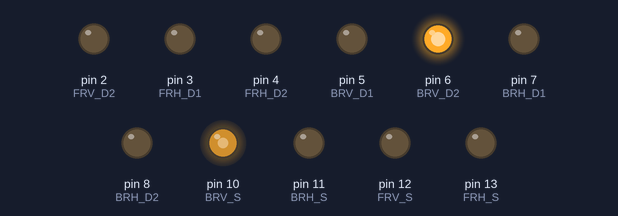
A sketch run on a simulated Arduino Uno, built with avr-gcc and run on an emulated ATmega328P. On the bench: output pins drawn as LEDs (lit = HIGH).

Above: at 0.1 s.
At 0.7 s:
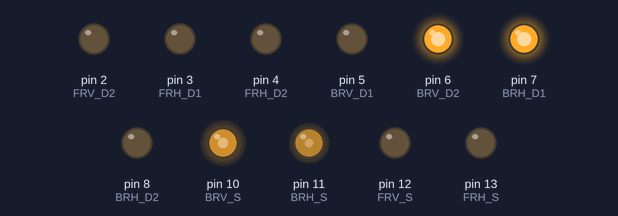
Timing chart, 0 to 2.2 s (numbered marks = the images above):
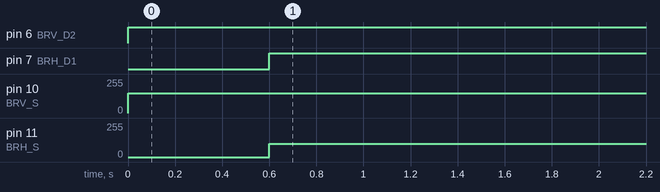

The sketch:

TWO_brv.ino
```cpp
//bACK RIGHT
#define BRV_S 10
#define BRV_D1 5
#define BRV_D2 6

#define BRH_S 11
#define BRH_D1 7
#define BRH_D2 8

#define FRV_S 12
#define FRV_D1 1
#define FRV_D2 2

#define FRH_S 13
#define FRH_D1 3
#define FRH_D2 4

#define FRV_S 10
#define FRV_D1 5
#define FRV_D2 6

#define FRH_S 11
#define FRH_D1 7
#define BRH_D2 8

#define FRV_S 12
#define FRV_D1 1
#define FRV_D2 2

#define FRH_S 13
#define FRH_D1 3
#define FRH_D2 4

int c=0;
void setup() {
  Serial.begin(9600);
  pinMode(BRV_S,OUTPUT);
  pinMode(BRV_D1,OUTPUT);
  pinMode(BRV_D2,OUTPUT);

  pinMode(BRH_S,OUTPUT);
  pinMode(BRH_D1,OUTPUT);
  pinMode(BRH_D2,OUTPUT);

   pinMode(FRV_S,OUTPUT);
  pinMode(FRV_D1,OUTPUT);
  pinMode(FRV_D2,OUTPUT);

   pinMode(FRH_S,OUTPUT);
  pinMode(FRH_D1,OUTPUT);
  pinMode(FRH_D2,OUTPUT);

}

void loop() {

    V1_UP();
    delay(600);
     //V1_DOWN();
   // delay(500);
    H1_FORWARD();
    delay(800);
    //V1_DOWN();
   // delay(600);
   // H1_BACKWARD();
    //delay(800);

}

void V1_UP()
{
  analogWrite(BRV_S,150);
  digitalWrite(BRV_D1,0);
  digitalWrite(BRV_D2,1);
}

void V1_DOWN()
{
  analogWrite(BRV_S,170);
  digitalWrite(BRV_D1,1);
  digitalWrite(BRV_D2,0);
}
void H1_FORWARD()
{
  analogWrite(BRH_S,100);
  digitalWrite(BRH_D1,1);
  digitalWrite(BRH_D2,0);
}
void H1_BACKWARD()
{
  analogWrite(BRH_S,100);
  digitalWrite(BRH_D1,0);
  digitalWrite(BRH_D2,1);
}


void V2_UP()
{
  analogWrite(FRV_S,150);
  digitalWrite(FRV_D1,0);
  digitalWrite(FRV_D2,1);
}

void V2_DOWN()
{
  analogWrite(FRV_S,170);
  digitalWrite(FRV_D1,1);
  digitalWrite(FRV_D2,0);
}
void H2_FORWARD()
{
  analogWrite(FRH_S,100);
  digitalWrite(FRH_D1,1);
  digitalWrite(FRH_D2,0);
}
void H2_BACKWARD()
{
  analogWrite(FRH_S,100);
  digitalWrite(FRH_D1,0);
  digitalWrite(FRH_D2,1);
}
```

Measured:
- by itself, pin 6 (BRV_D2): LOW → HIGH at 0.00 s
- by itself, pin 7 (BRH_D1): LOW → HIGH at 0.60 s
- by itself, pin 10 (BRV_S): 0/255 → 150/255 at 0.00 s
- by itself, pin 11 (BRH_S): 0/255 → 100/255 at 0.60 s
